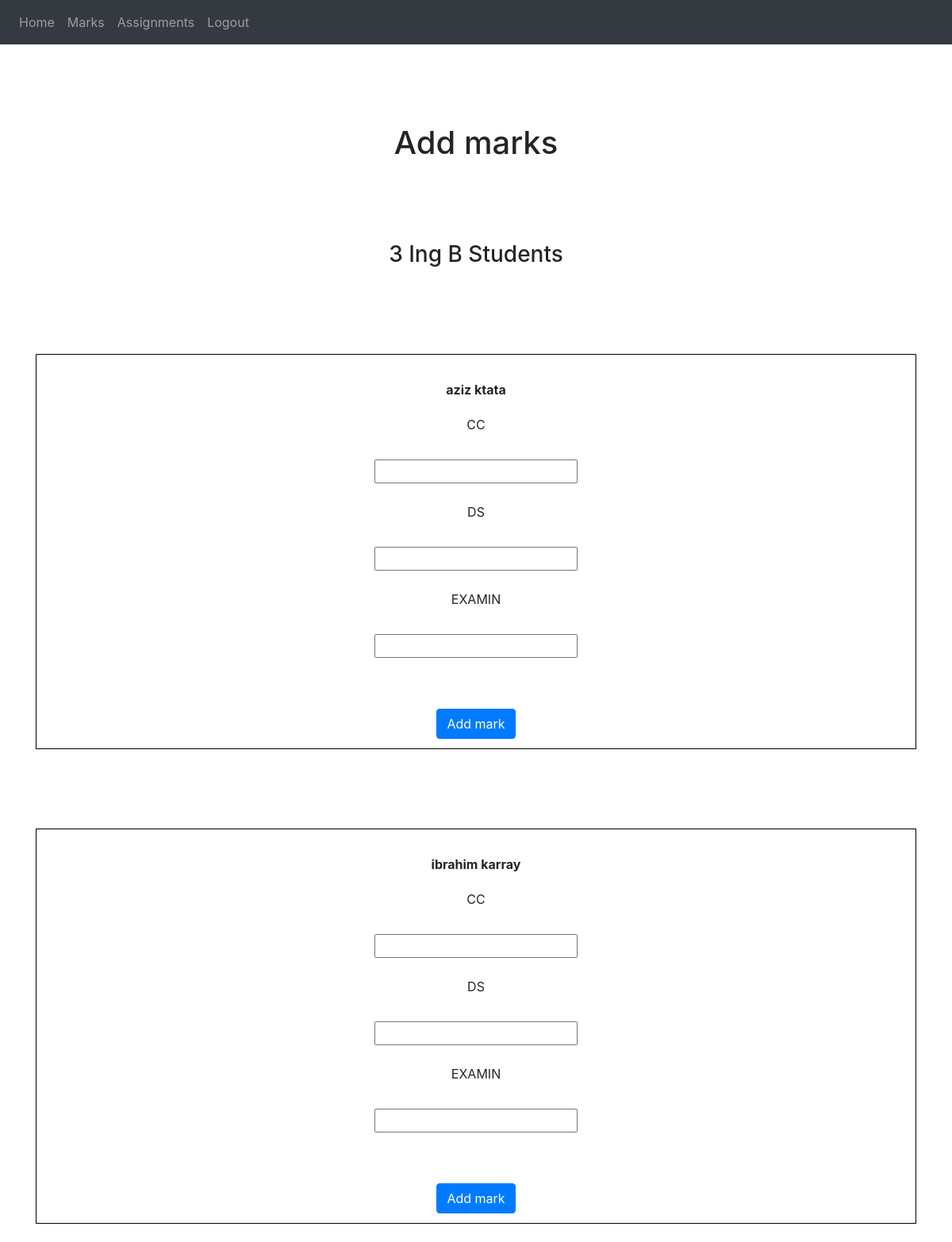
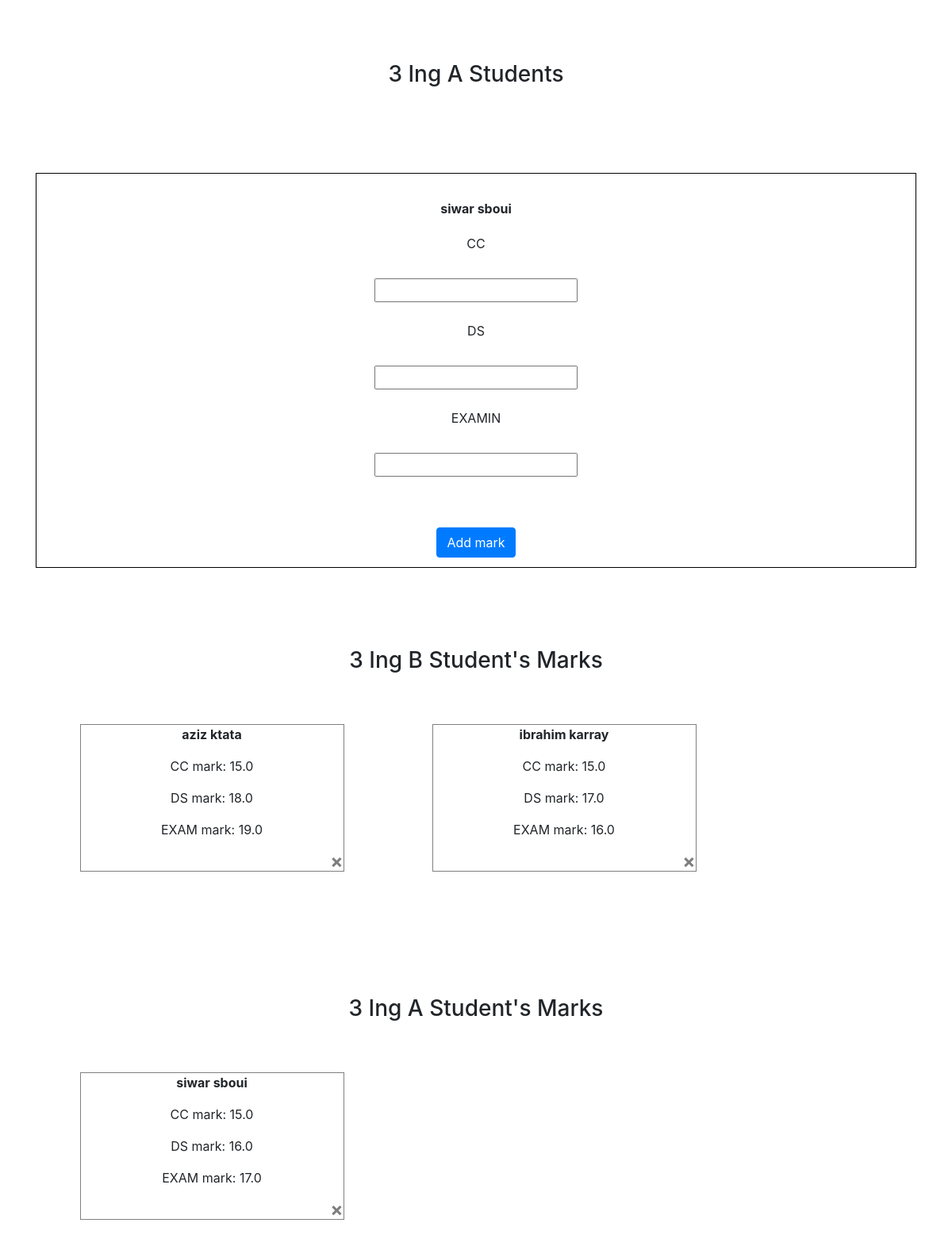
Page /marks (signed in) on the committed database (2 pictures, top to bottom).
### website/models.py (models this page shows)
class User(db.Model, UserMixin):
    id = db.Column(db.Integer, primary_key=True)
    email = db.Column(db.String(150), unique=True)
    password = db.Column(db.String(150))
    first_name = db.Column(db.String(150))
    last_name = db.Column(db.String(150))
    classe = db.Column(db.String(20))
    userType = db.Column(db.String(20))
    matiere = db.Column(db.String(50))
    notes = db.relationship('Note')
    marks = db.relationship('Mark')
    todo = db.relationship('Todo')

class Mark(db.Model):
    id = db.Column(db.Integer, primary_key=True)
    cc = db.Column(db.Float)
    ds = db.Column(db.Float)
    exam = db.Column(db.Float)
    matiere = db.Column(db.String(300))
    username = db.Column(db.String(300))
    user_id = db.Column(db.Integer, db.ForeignKey('user.id'))

### website/views.py (the view)
@views.route('/marks', methods=['GET'])
@login_required
def marks():
    ingA=User.query.filter_by(classe="3ingA")
    ingB=User.query.filter_by(classe="3ingB")
    mark_list=Mark.query.filter_by(matiere=current_user.matiere)
    return render_template("marks.html", user=current_user,ingA=ingA,ingB=ingB,mark_list=mark_list)

### website/__init__.py (called while the page is built)
def create_app():
    app = Flask(__name__)
    app.config['SECRET_KEY'] = 'sesamesecretappkey'
    app.config['SQLALCHEMY_DATABASE_URI'] = f'sqlite:///{DB_NAME}'
    db.init_app(app)
    from .views import views
    from .auth import auth
    app.register_blueprint(views, url_prefix='/')
    app.register_blueprint(auth, url_prefix='/')
    from .models import User, Note ,Comment
    create_database(app)
    login_manager = LoginManager()
    login_manager.login_view = 'auth.login'
    login_manager.init_app(app)
    @login_manager.user_loader
    def load_user(id):
        return User.query.get(int(id))
    return app

### website/templates/marks.html
{% extends "base.html" %} {% block title %}Marks{% endblock %} {% block content
    %}
    <div style="margin-top:100px">
      <h1 align="center">Add marks</h3>
        <h3 align="center" style="margin-top:100px">3 Ing B Students</h3>
     <div style="margin-bottom:100px;">
      <ul class="list-group list-group-flush" id="notes">
        {% for etudiant in ingB %}
        <li class="list-group-item" style="margin-top: 100px; border:1px solid black; width:100% ; align-items: center; ">
            <form method="POST" action="http://127.0.0.1:5000/addMark/{{user.matiere}}/{{etudiant.id}}">
                <div class="form-group" style="margin-top: 20px; align-items:center; display: flex; flex-direction: column;justify-content: center; ">
                    <div style="margin-bottom: 20px;">
                        <span   style="font-weight:bold; font-size:16px">{{etudiant.first_name}} </span>
                        <span   style="font-weight:bold; font-size:16px">{{etudiant.last_name}}</span>
                        <br/>
                    </div>
                    <label for="CC">CC</label>
                    <br>
                  <input
                  type="number"
                  name="CC"
                  id="CC"
                  />
                    <br>
                  <label for="DS">DS</label>
                  <br>
                  <input
                  type="number"
                  name="DS"
                  id="DS"
                  />
                  <br>
                  <label for="EXAM">EXAMIN</label>
                  <br>
                  <input
                  type="number"
                  name="EXAM"
                  id="EXAM"
                  />
                    <br>
                </div>
                <br />
                <div align="center">
                  <button type="submit" class="btn btn-primary">Add mark</button>
                </div>
              </form>
        </li>
        {% endfor %}
      </ul>
      <h3 align="center" style="margin-top:100px">3 Ing A Students</h3>
      <ul class="list-group list-group-flush" id="notes">
        {% for etudiant in ingA %}
        <li class="list-group-item" style="margin-top: 100px; border:1px solid black; align-items: center; width: 100%;">
            <form method="POST" action="http://127.0.0.1:5000/addMark/{{user.matiere}}/{{etudiant.id}}">
                <div class="form-group" style="margin-top: 20px; align-items:center; display: flex; flex-direction: column;justify-content: center; ">
                    <div style="margin-bottom: 20px;">
                        <span   style="font-weight:bold; font-size:16px">{{etudiant.first_name}} </span>
                        <span   style="font-weight:bold; font-size:16px">{{etudiant.last_name}}</span>
                        <br/>
                    </div>
                    <label for="CC">CC</label>
                    <br>
                  <input
                  type="number"
                  name="CC"
                  id="CC"
                  />
                    <br>
                  <label for="DS">DS</label>
                  <br>
                  <input
                  type="number"
                  name="DS"
                  id="DS"
                  />
                  <br>
                  <label for="EXAM">EXAMIN</label>
                  <br>
                  <input
                  type="number"
                  name="EXAM"
                  id="EXAM"
                  />
                    <br>
                </div>
                <br />
                <div align="center">
                  <button type="submit" class="btn btn-primary">Add mark</button>
                </div>
              </form>
        </li>
        {% endfor %}
      </ul>
    </div>
    <div>
        <h3 align="center" style="margin-top:100px">3 Ing B Student's Marks</h3>
        <div style="display:flex; flex-flow: row wrap;">
            {% for mark in mark_list %}
                {% for etudiant in ingB %}
                    {% if mark.user_id == etudiant.id %}
                        <div style="width: 30%; border: 1px solid grey ; display: block; margin:5%;">
                        <div style="  display: flex; flex-direction: column; justify-content: space-evenly;  align-items: center;">
                            <strong><p>{{mark.username}}</p></strong>
                            <p>CC mark: {{mark.cc}}  </p>
                            <p>DS mark: {{mark.ds}}  </p>
                            <p>EXAM mark: {{mark.exam}}  </p>
                        </div >
                            <button type="button" class="close" onClick="deleteMark({{ mark.id }})" style="margin-left: 5%;">
                                <span aria-hidden="true">&times;</span>
                            </button>
                        </div>
                    {% endif %}
                {% endfor %}
            {% endfor %}
        </div>
        <h3 align="center" style="margin-top:100px">3 Ing A Student's Marks</h3>
        <div style="display:flex; flex-flow: row wrap;">
            {% for mark in mark_list %}
                {% for etudiant in ingA %}
                    {% if mark.user_id == etudiant.id %}
                    <div style="width: 30%; border: 1px solid grey ; display: block; margin:5%;">
                        <div style="  display: flex; flex-direction: column; justify-content: space-evenly;  align-items: center;">
                            <strong><p>{{mark.username}}</p></strong>
                            <p>CC mark: {{mark.cc}}  </p>
                            <p>DS mark: {{mark.ds}}  </p>
                            <p>EXAM mark: {{mark.exam}}  </p>
                        </div >
                        <div>
                            <button type="button" class="close" onClick="deleteMark({{ mark.id }})" style="margin-left: 5%; border: none;">
                                <span aria-hidden="true">&times;</span>
                            </button>
                        </div>
                    {% endif %}
                {% endfor %}
            {% endfor %}
        </div>
    </div>
    {%endblock%}

### rows in the picture
User: first_name "aziz", last_name "ktata"
User: first_name "ibrahim", last_name "karray"
User: first_name "siwar", last_name "sboui"
Mark: username "aziz ktata", cc "15.0", ds "18.0", exam "19.0"
Mark: username "ibrahim karray", cc "15.0", ds "17.0", exam "16.0"
Mark: username "siwar sboui", cc "15.0", ds "16.0", exam "17.0"
